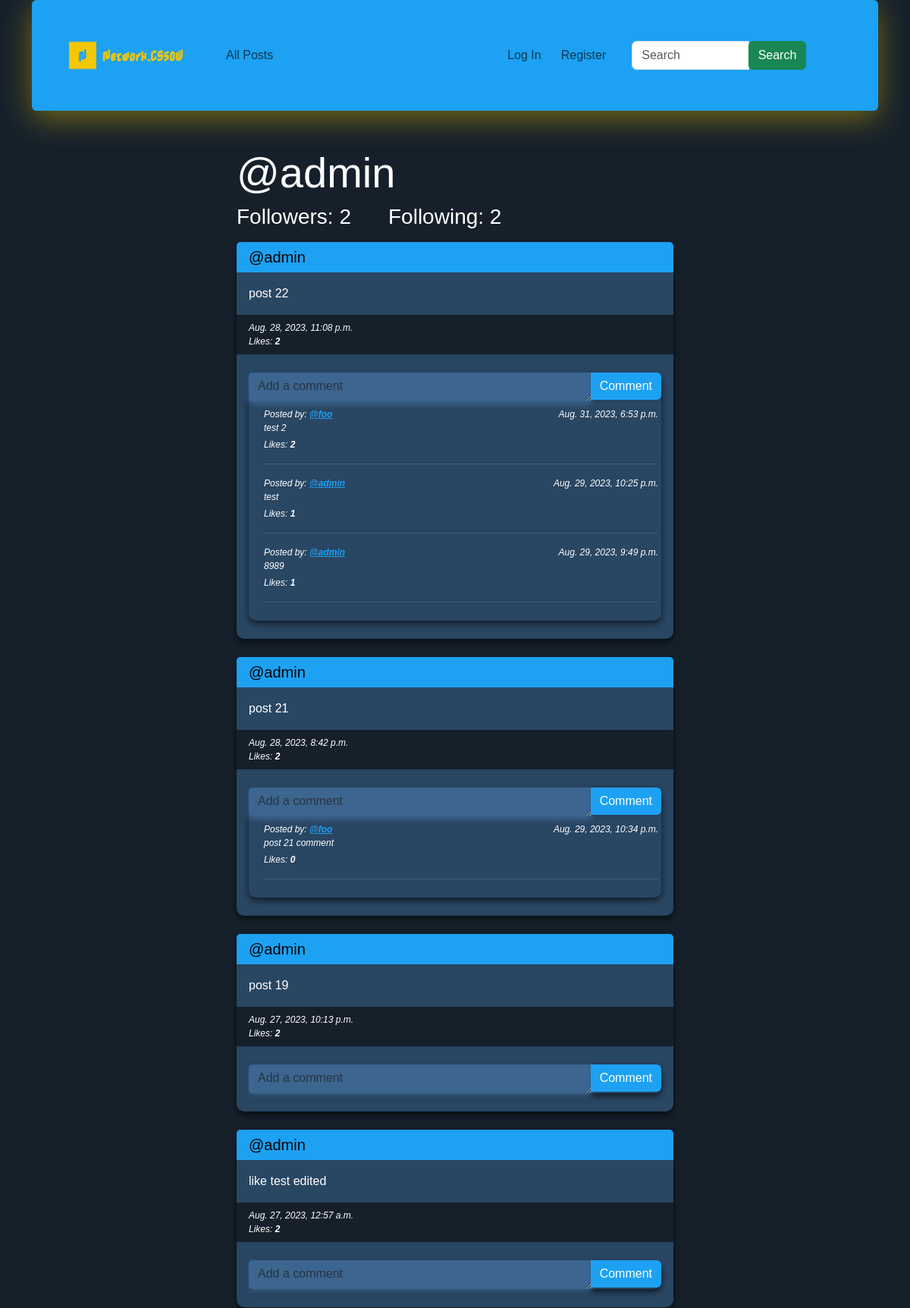
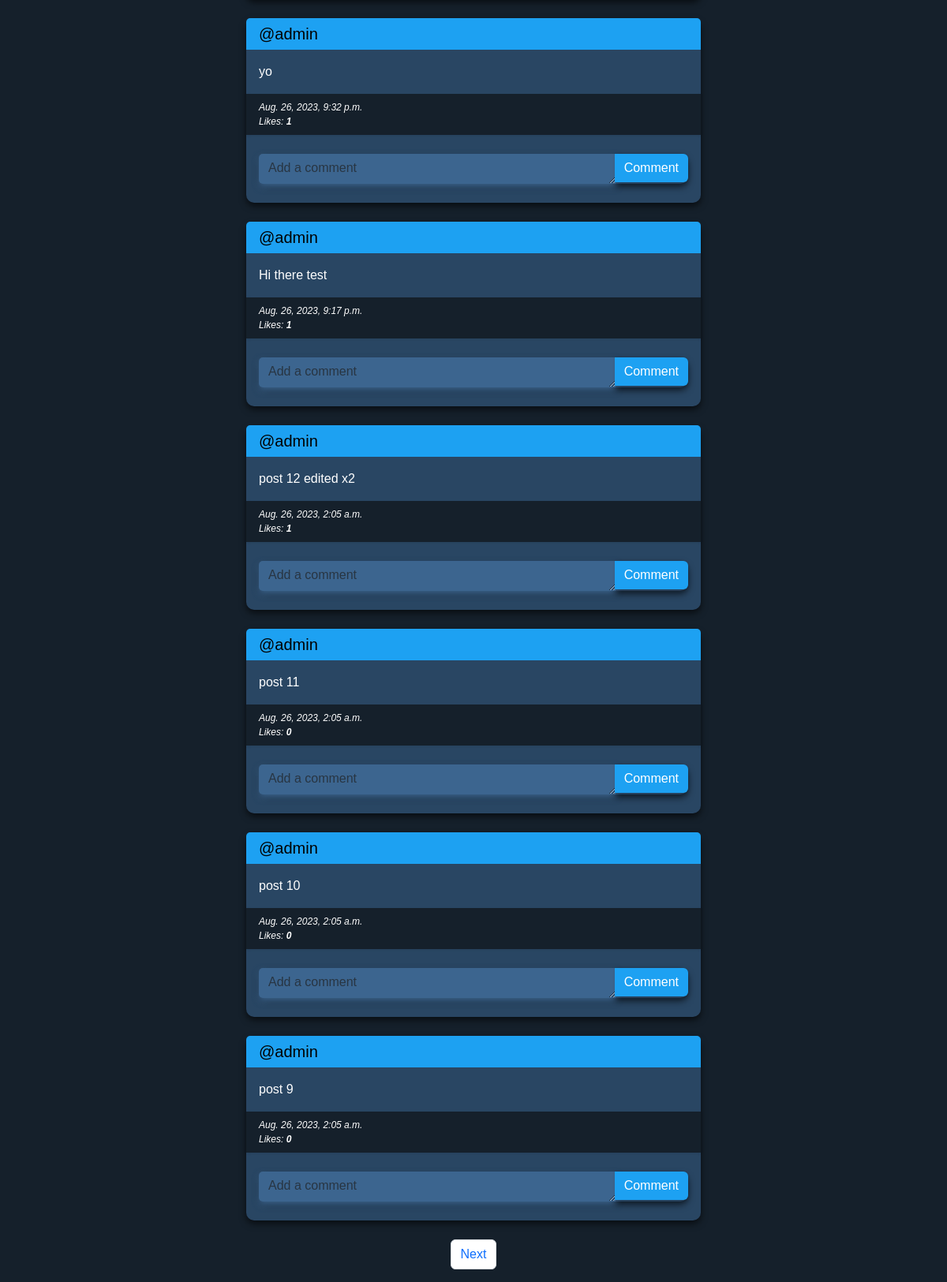
/profile/2, run on an earlier commit of the app's database (2 pictures, top to bottom).
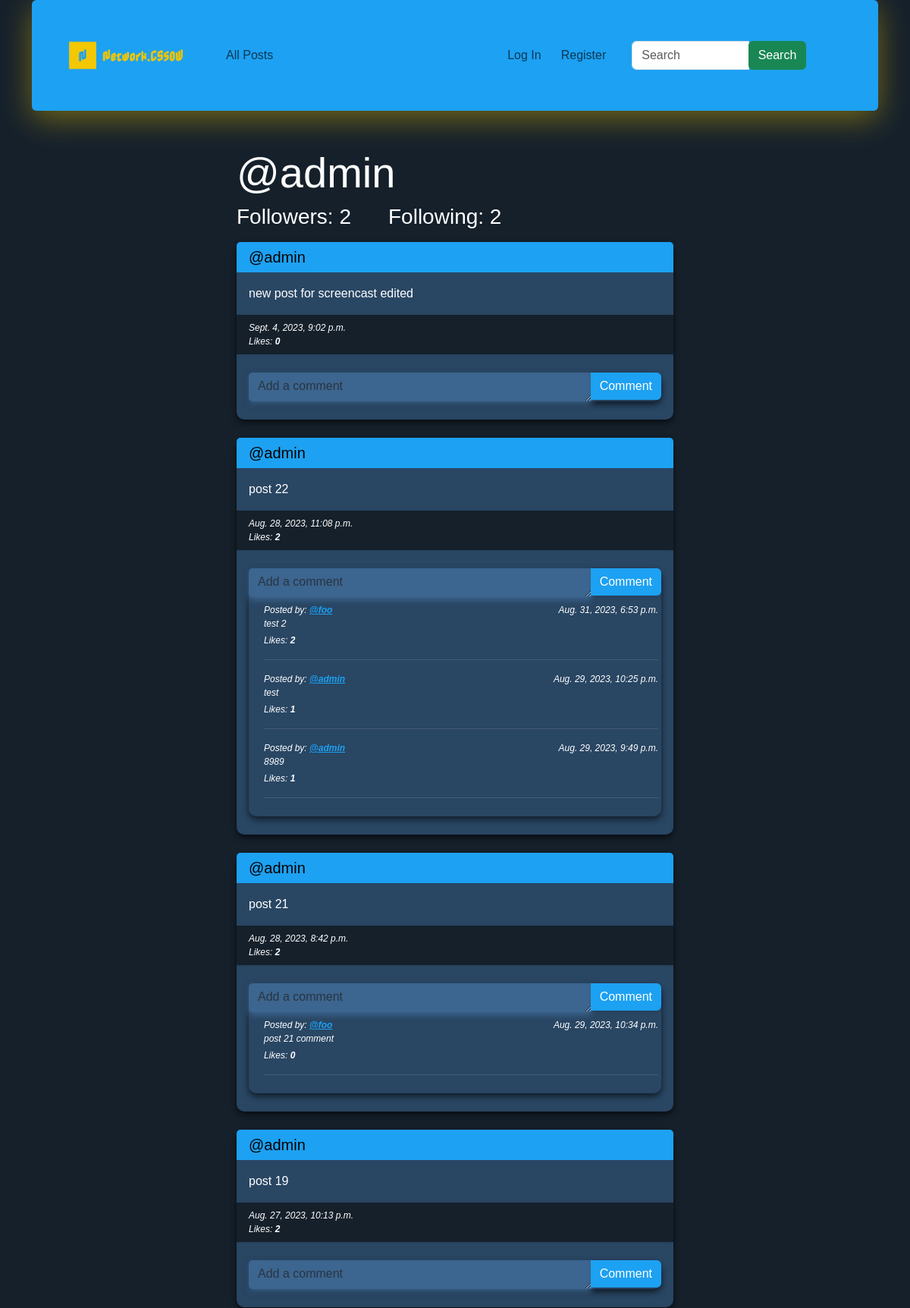
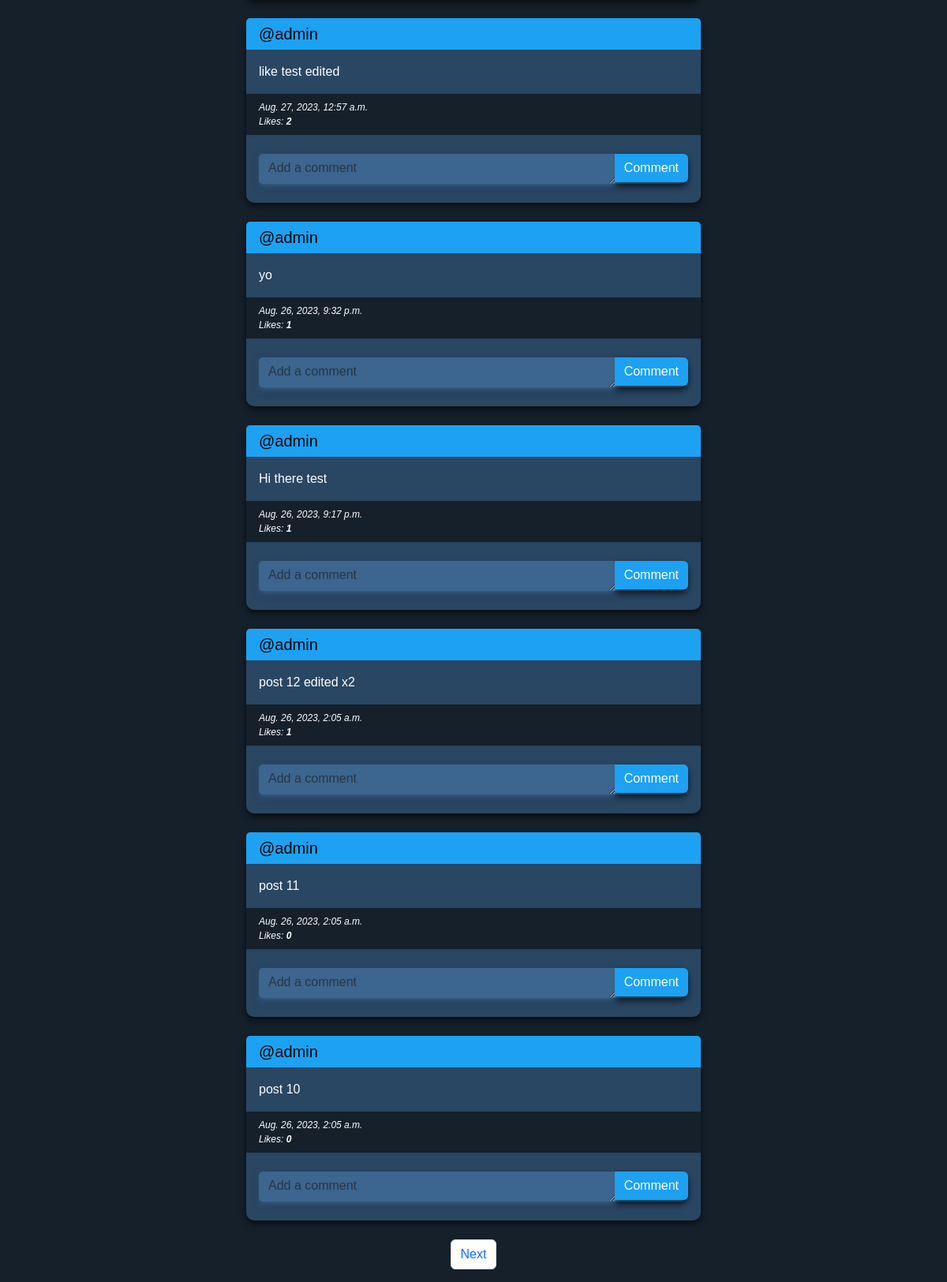
And on a later commit of the database (2 pictures, top to bottom).
### network/models.py (models this page shows, shortened)
class Post(models.Model):
    creator = models.ForeignKey(User, on_delete=models.CASCADE, blank=True, null=True, related_name="user")
    content = models.CharField(max_length=200)
    created_at = models.DateTimeField(auto_now_add=True)

class User(AbstractUser):
    pass

class Comment(models.Model):
    author = models.ForeignKey(User, on_delete=models.CASCADE, blank=True, null=True, related_name="userComment")
    post = models.ForeignKey(Post, on_delete=models.CASCADE, blank=True, null=True, related_name="postComment")
    message = models.CharField(max_length=200)
    created_at = models.DateTimeField(default=timezone.now)
    likes = models.ManyToManyField(User, related_name="likedComments", through=CommentLike)

### network/views.py (the view)
# urls.py: path("profile/<int:user_id>", views.profile, name="profile"),
def profile(request, user_id):
    user = User.objects.get(pk=user_id)
    posts = Post.objects.filter(creator=user).order_by("id").reverse()
    paginator = Paginator(posts, 10)
    pageNumber = request.GET.get('page')
    pagePosts = paginator.get_page(pageNumber)
    following = Follow.objects.filter(user=user)
    followers = Follow.objects.filter(user_follower=user)
    try:
        checkFollow = followers.filter(user=User.objects.get(pk=request.user.id))
        if len(checkFollow) != 0:
            isFollowing= True
        else:
            isFollowing = False
    except:
        isFollowing = False
    whoYouLikedPosts = []
    whoYouLikedComments = []
    if request.user.is_authenticated:
        post_likes = Like.objects.filter(user=request.user)
        whoYouLikedPosts = [like.post.id for like in post_likes]
        comment_likes = CommentLike.objects.filter(user=request.user)
        whoYouLikedComments = [like.comment.id for like in comment_likes]
    return render(request, "network/profile.html", {
        "posts": posts,
        "pagePosts": pagePosts,
        "username": user.username,
        "following": following,
        "followers": followers,
        "isFollowing": isFollowing,
        "user_profile": user,
        "whoYouLiked": whoYouLikedPosts,
        "whoYouLikedComments": whoYouLikedComments,
    })

### network/templates/network/profile.html (shortened to what this page needs)
{% extends "network/layout.html" %}
{% block body %}
    <div class="container col-6 mt-5">
        <h2 class="display-4">@{{ username }}</h2>
    </div>
    <div class="container col-6">
        <div class="row d-flex justified-content-center">
            <h3 class="col-4">Followers: {{ followers.count }}</h3>
            <h3 class="col-4">Following: {{ following.count }}</h3>
        </div>
    </div>
    <div class="container col-6">
        {% for post in pagePosts %}
            <div class="card mt-2 mb-4">
                <h5 class="card-header">
                    <a href="{% url 'profile' user_id=post.creator.id %}" style="text-decoration: none;">@{{ post.creator }}</a>
                </h5>
                <div class="card-body">
                    <p class="card-text" id="content{{ post.id }}">
                        {{ post.content }}
                    </p>
                </div>
                <div class="card-footer">
                <small class="text-muted-custom">{{ post.created_at }}</small><br>
                <small class="text-muted-custom">
                    Likes: <span id="likes-count-{{ post.id }}" class="likes-count{{ post.id }}"><strong>{{ post.postLike.count }}</strong></span>
                    </small>
            </div>
            <div class="card-body">
                <div class="card content-center mt-2 mb-2">
                    <form action="{% url 'addComment' id=post.id %}" method="POST">
                        <div class="form-group">
                            <div class="input-group">
                                <textarea class="form-control" name="newComment" id="addComment" rows="1" placeholder="Add a comment"></textarea>
                                <button type="submit" class="input-group-append btn btn-primary shadow-sm">Comment</button>
                            </div>
                        </div>
                    </form>
                    <div class="container content-center m-2"
                        >
                        <div class="text-muted-custom">
                            {% for comment in post.postComment.all reversed %}
                                    <div class="d-flex w-100 justify-content-between">
                                        <small class="text-muted-custom">
                                            Posted by:
                                            <strong>
                                                <a href="{% url 'profile' user_id=comment.author.id %}"
                                                    class="comment-username">
                                                    @{{ comment.author }}
                                                </a>
                                            </strong>
                                        </small>
                                        <small class="text-muted-custom">{{ comment.created_at|date:'M. d, Y, P' }}</small>
                                    </div>
                                <p class="mb-1">{{ comment.message }}</p>
                                <small class="text-muted-custom">
                                    Likes: <span id="comment-likes-count-{{ comment.id }}" class="comment-likes-count{{ comment.id }}"><strong>{{ comment.likes.count }}</strong></span>
                                </small>
                                <hr class="hr-custom-style">
                            {% endfor %}
                        </div>
                    </div>
                </div>
            </div>
        </div>
        {% endfor %}
    </div>
    <div class="container">
        <nav aria-label="PageNavigator">
            <ul class="pagination d-flex justify-content-center">
                {% if pagePosts.has_next %}
                <li class="page-item">
                    <a class="page-link" href="?page={{ pagePosts.next_page_number }}">
                        Next
                    </a>
                </li>
                {% endif %}
            </ul>
        </nav>
    </div>
{% endblock %}

What changed in the data, as far as the page shows it:
no longer on this page (row unchanged): Post: creator "admin", content "post 9", created_at "Aug. 26, 2023, 2:05 a.m.", postLike.count "0"
added Post: creator "admin", content "new post for screencast edited", created_at "Sept. 4, 2023, 9:02 p.m.", postLike.count "0"
